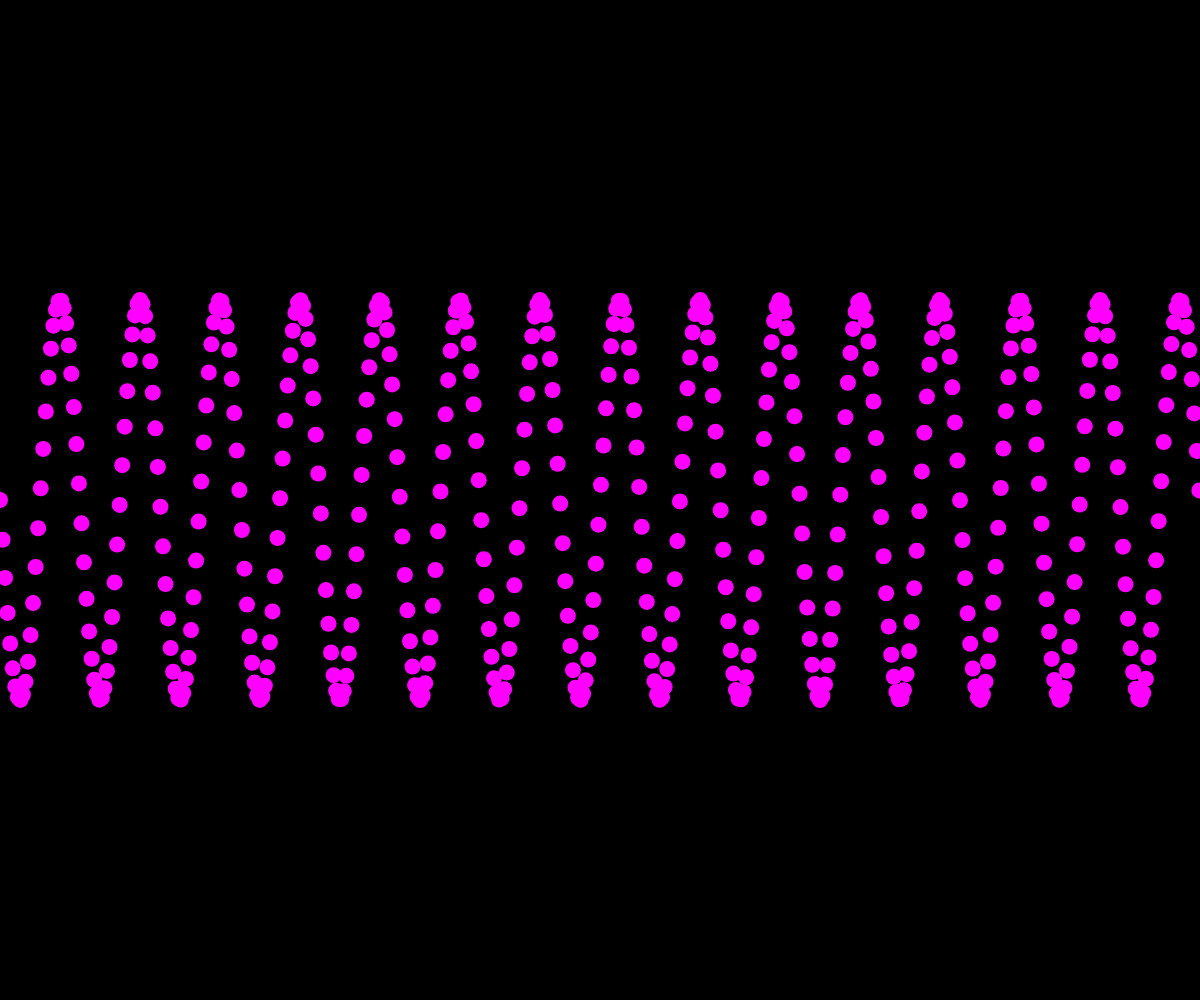
Frame 1 (no input)
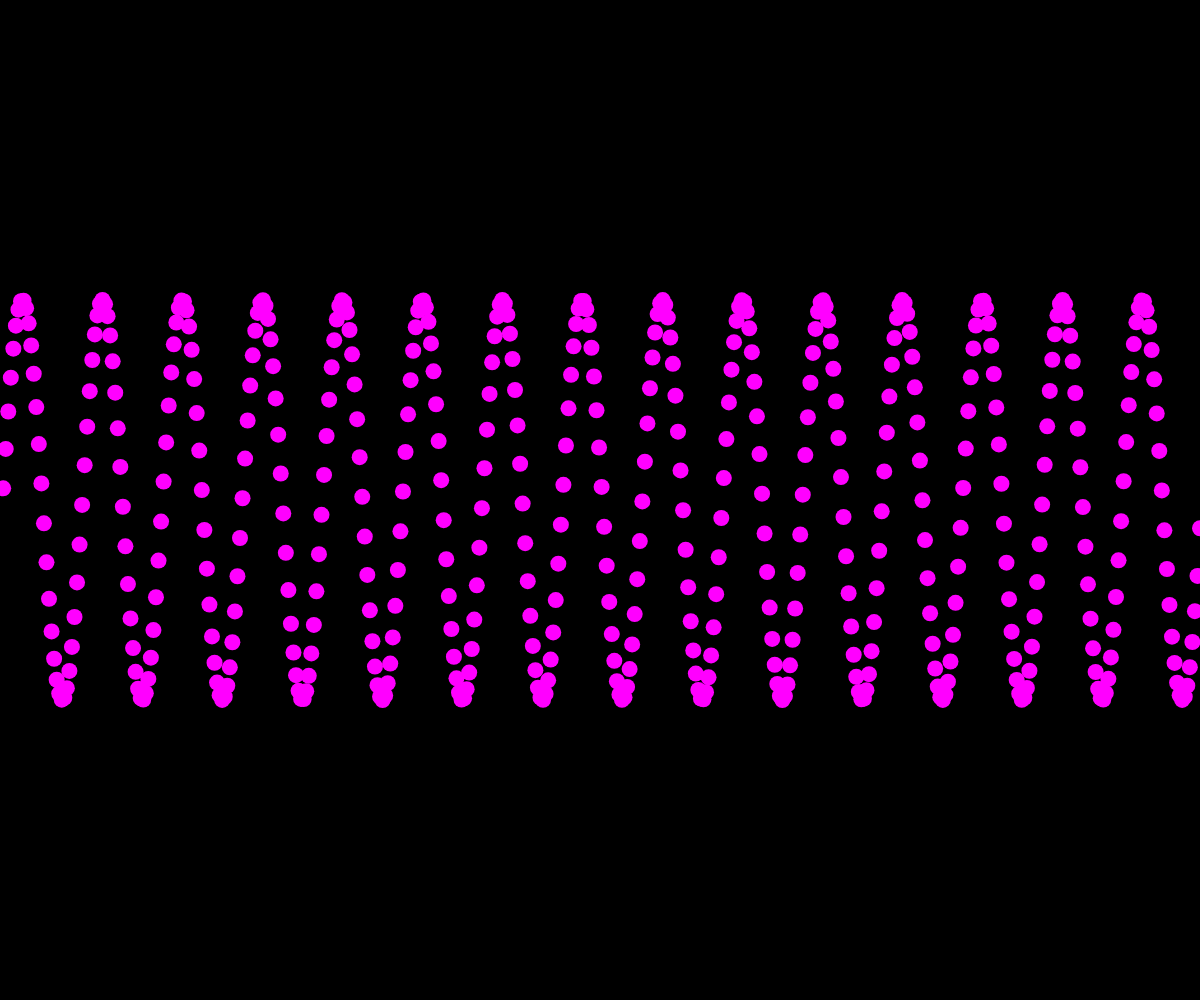
Frame 60 (no input)
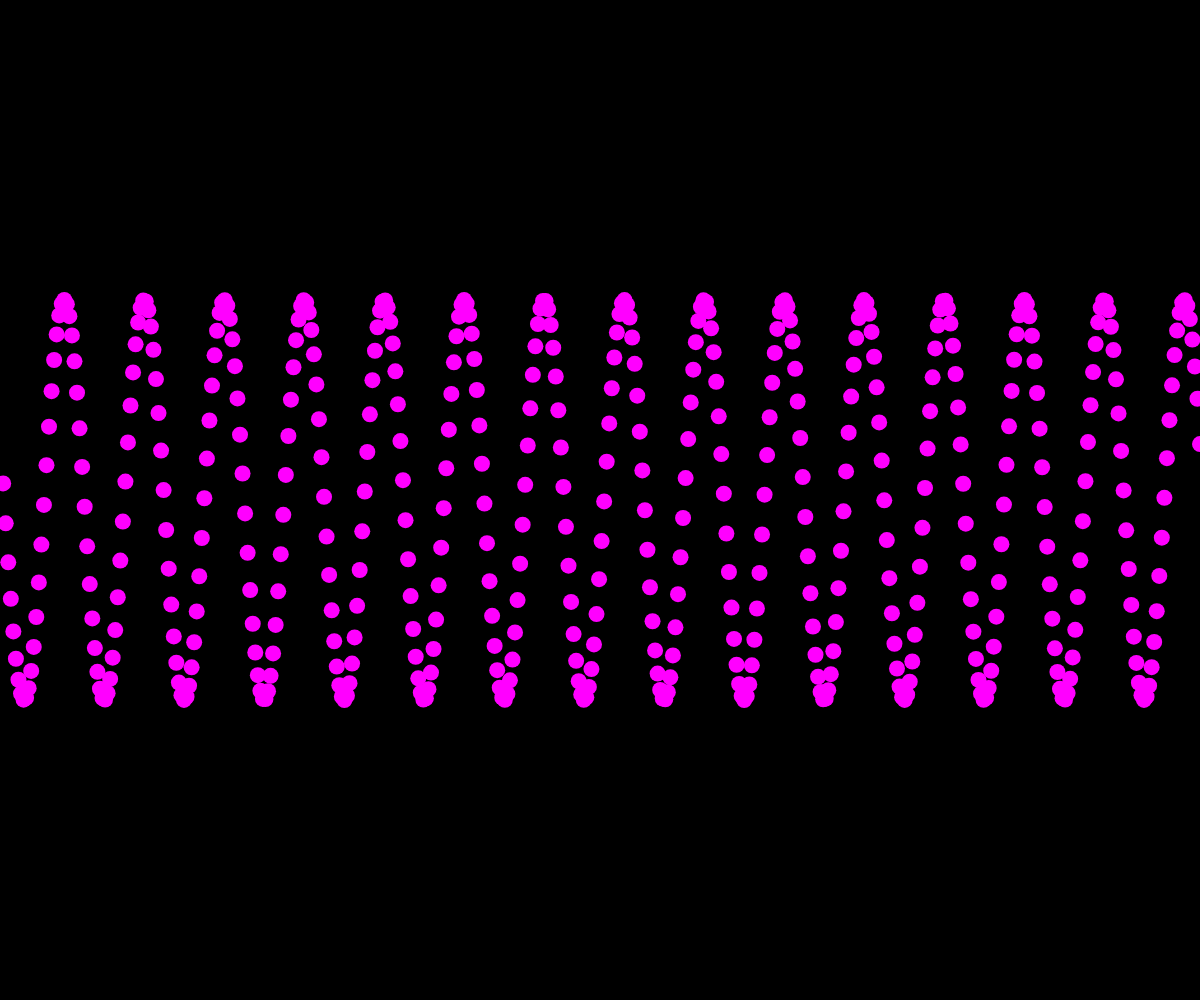
Frame 120 (the mouse pressed at the canvas centre since frame 60)

The p5.js sketch that drew these frames (run headless with seeded random() and noise() and a simulated clock; from frame 60 on, the mouse is pressed at the canvas centre):

// p5.js sketch
// ── sketch.js
let x = 0;
let y = 0;
let theta = 0;
let increment =  0.05; // the amount to increment the offset each frame//
let offset= 0; // the amount offset from beginning of wave//
let amplitude;
let frequency;
let maxAngle;
function setup() {
amplitude = windowHeight/5;
frequency = windowWidth/15;
maxAngle = (windowWidth/frequency)* TWO_PI;
    createCanvas(windowWidth, windowHeight);

    
}
function draw() {
    background(0);
    noStroke();
    fill(255,0,255)
    while (theta < maxAngle + offset ){
        y = sin(theta) * amplitude;
        ellipse(x,y + height/2, 16);
        theta += 0.2;
        x =((theta -offset)/maxAngle) * windowWidth; 
    }
    offset += increment;
   theta = offset + increment;

}
